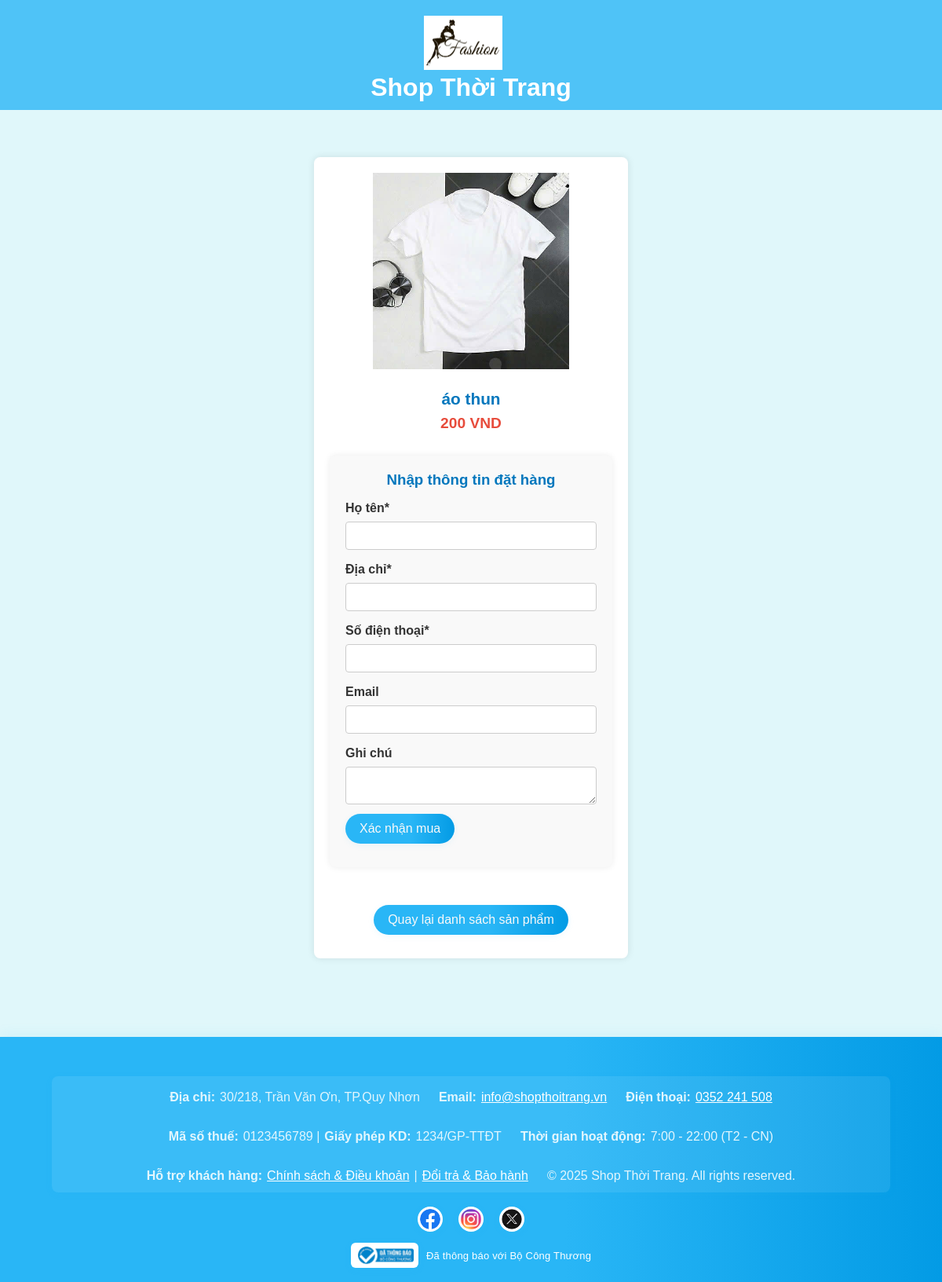
The app's page /mua_ngay.php?id=AO001, older data.
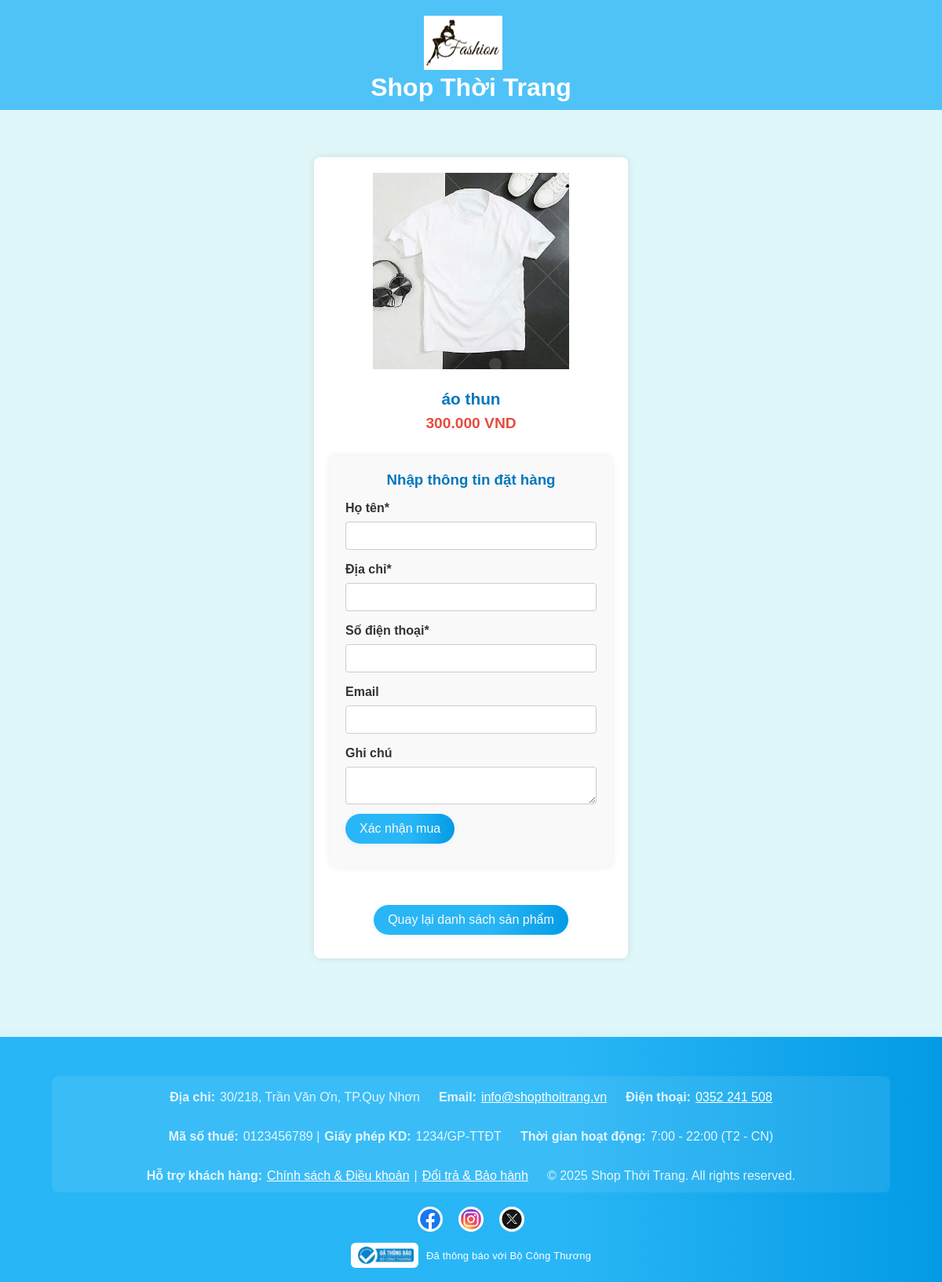
The same page, newer data.
### tables this page shows
CREATE TABLE `san_pham` (
  `san_pham_id` varchar(20) NOT NULL,
  `gia_san_pham` int(20) NOT NULL,
  `san_pham` varchar(30) NOT NULL,
  `hinh_anh` varchar(100) NOT NULL
);

### mua_ngay.php (the view, shortened to what this page needs)
<?php
require_once 'connect.php';
$id = isset($_GET['id']) ? $_GET['id'] : '';
$item = null;
$error = '';
$show_form = false;
if ($id !== '') {
    $stmt = $conn->prepare("SELECT * FROM san_pham WHERE san_pham_id = ?");
    $stmt->bind_param("s", $id);
    $stmt->execute();
    $result = $stmt->get_result();
    if ($result && $result->num_rows > 0) {
        $item = $result->fetch_assoc();
    } else {
        $error = "Không tìm thấy sản phẩm!";
    }
} else {
    $error = "Sản phẩm không hợp lệ!";
}
?>
<!DOCTYPE html>
<html lang="vi">
<head>
    <link rel="stylesheet" href="style.css">
</head>
<body>
    <header>
        <div class="logo"><img src="imagin/logo.webp" alt="Logo"></div>
        <h1>Shop Thời Trang</h1>
    </header>
    <div class="container">
        <?php if ($error): ?>
            <div class="error"><?= htmlspecialchars($error) ?></div>
            <div style="text-align:center;margin-top:20px;">
                <a href="san_pham.php">Quay lại danh sách sản phẩm</a>
            </div>
        <?php else: ?>
        <div class="product-detail">
            <?php $img = $item['hinh_anh'] ?: 'imagin/default.jpg'; ?>
            <img src="<?= htmlspecialchars($img) ?>" alt="<?= htmlspecialchars($item['san_pham']) ?>">
            <h2><?= htmlspecialchars($item['san_pham']) ?></h2>
            <p class="price"><?= number_format($item['gia_san_pham'],0,',','.') ?> VND</p>
            <form method="post" class="order-form">
                <h3>Nhập thông tin đặt hàng</h3>
                <label>Họ tên*</label>
                <input type="text" name="ho_ten" required>
                <label>Địa chỉ*</label>
                <input type="text" name="dia_chi" required>
                <label>Số điện thoại*</label>
                <input type="text" name="sdt" required>
                <label>Email</label>
                <input type="email" name="email">
                <label>Ghi chú</label>
                <textarea name="ghi_chu"></textarea>
                <button class="btn" type="submit" name="order_submit">Xác nhận mua</button>
            </form>
            <br>
            <a class="btn" href="san_pham.php">Quay lại danh sách sản phẩm</a>
        </div>
        <?php endif; ?>
    </div>
    <footer class="footer">
    <div class="footer-content">
        <div class="footer-info">
            <p><strong>Địa chỉ:</strong> 30/218, Trần Văn Ơn, TP.Quy Nhơn</p>
            <p><strong>Email:</strong> <a href="mailto:info@shopthoitrang.vn">info@shopthoitrang.vn</a></p>
            <p><strong>Điện thoại:</strong> <a href="tel:0123456789">0352 241 508</a></p>
            <p><strong>Mã số thuế:</strong> 0123456789 | <strong>Giấy phép KD:</strong> 1234/GP-TTĐT</p>
            <p><strong>Thời gian hoạt động:</strong> 7:00 - 22:00 (T2 - CN)</p>
            <p><strong>Hỗ trợ khách hàng:</strong> <a href="chinh_sach.php">Chính sách &amp; Điều khoản</a> | <a href="doi_tra.php">Đổi trả &amp; Bảo hành</a></p>
            <p>&copy; <?= date('Y') ?> Shop Thời Trang. All rights reserved.</p>
        </div>
        <div class="social-icons">
            <a href="https://www.facebook.com/minhthuan.le.923724"><img src="imagin/Facebook.webp" alt="Facebook"></a>
            <a href="https://www.instagram.com/minhthuan.le.923724"><img src="imagin/Insta.webp" alt="Instagram"></a>
            <a href="https://twitter.com/minhthuan_le"><img src="imagin/X.webp" alt="Twitter"></a>
        </div>
        <div class="certification" style="margin-top:10px;">
            <img src="imagin/bocongthuong.png" alt="Đã thông báo Bộ Công Thương" style="height:32px;">
            <span style="font-size:13px;color: white;">Đã thông báo với Bộ Công Thương</span>
        </div>
    </div>
</footer>
</body>
</html>

Row changes from the older to the newer data that the page shows:
changed san_pham "áo thun": gia_san_pham "200" → "300.000"
